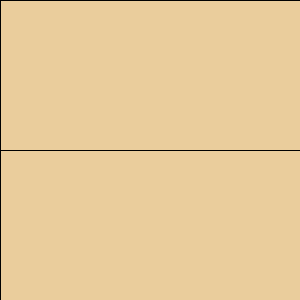
Frame 1 (no input)
Frame 60 (the mouse pressed at the canvas centre just before this capture): identical to frame 1, image omitted
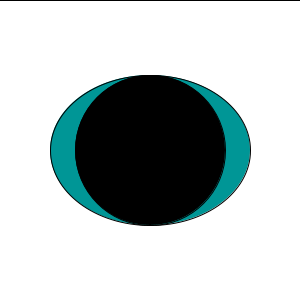
Frame 120 (the mouse held since frame 60 and released just before this capture)

The Processing sketch that drew these frames (run headless with seeded random() and noise(); from frame 60 on, the mouse is pressed at the canvas centre):

// Processing sketch: processing_35555
// ── processing_35555.pde

void setup(){
size(300,300);

}

void draw(){
 
background(255,255,255);
    

fill(234,205,156);  
rect(0,0,300,150-mouseY);

rect(0,300,300,mouseY-150);

fill(0,mouseY, mouseY);
ellipse(150,150,200,mouseY); 
  
fill(0);
ellipse(150,150,150,mouseY); 

}
